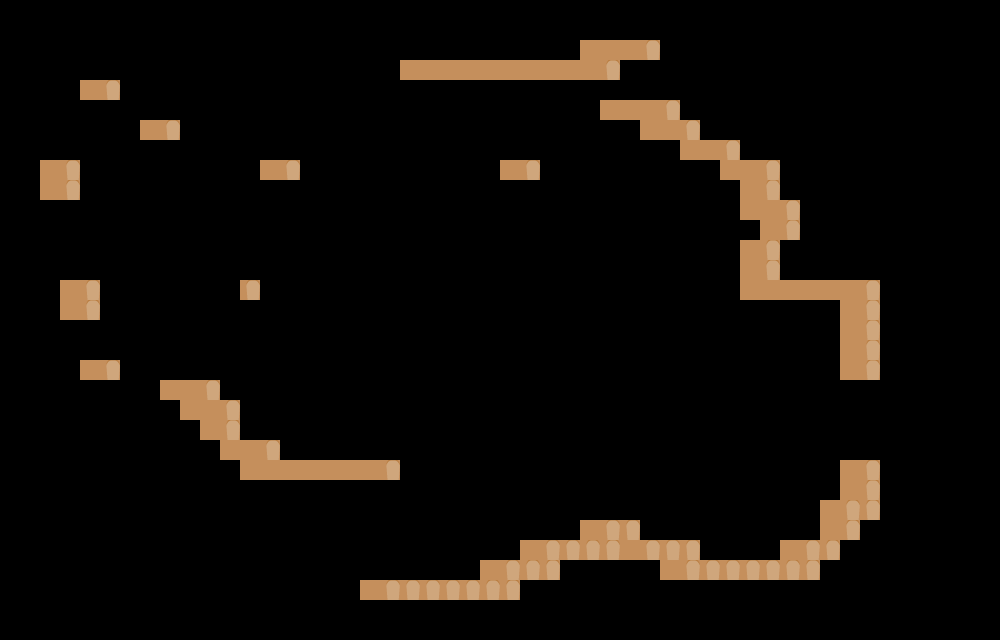

A 2D game scene composited from a Tiled map and its tileset images. What follows is a short description and the map's XML, with each tile layer's data collapsed to a summary:
An orthogonal 50x32 tile map with 20x20 px tiles, 1 tile layer (Tile Layer 1) and 32 objects.

<map version="1.2" tiledversion="1.3.3" orientation="orthogonal" renderorder="right-down" width="50" height="32" tilewidth="20" tileheight="20" infinite="0" nextlayerid="3" nextobjectid="34">
 <editorsettings>
  <export target="map_1.lua" format="lua" />
 </editorsettings>
 <tileset firstgid="1" source="ex_tiles.tsx" />
 <layer id="1" name="Tile Layer 1" width="50" height="32">
  <data>[1600 cells, 136 non-empty, 2 distinct tile ids]</data>
 </layer>
 <objectgroup id="2" name="object_layer">
  <object id="2" x="44" y="158" width="36" height="42" />
  <object id="3" x="80" y="82" width="38" height="18" />
  <object id="4" x="142" y="124" width="40" height="18" />
  <object id="5" x="264" y="166" width="32" height="16" />
  <object id="6" x="64" y="280" width="34" height="42" />
  <object id="7" x="234" y="280" width="30" height="24" />
  <object id="8" x="502" y="164" width="36" height="16" />
  <object id="9" x="402" y="60" width="214" height="22" />
  <object id="10" x="576" y="38" width="84" height="26" />
  <object id="11" x="604" y="100" width="78" height="22" />
  <object id="12" x="646" y="124" width="54" height="16" />
  <object id="13" x="680" y="138" width="62" height="24" />
  <object id="14" x="720" y="158" width="60" height="18" />
  <object id="15" x="742" y="176" width="38" height="42" />
  <object id="16" x="762" y="208" width="36" height="30" />
  <object id="17" x="740" y="236" width="42" height="66" />
  <object id="18" x="748" y="280" width="130" height="22" />
  <object id="19" x="844" y="312" width="36" height="66" />
  <object id="20" x="838" y="458" width="44" height="58" />
  <object id="21" x="816" y="502" width="42" height="40" />
  <object id="22" x="788" y="538" width="56" height="18" />
  <object id="23" x="662" y="558" width="156" height="20" />
  <object id="24" x="522" y="540" width="178" height="14" />
  <object id="25" x="582" y="526" width="56" height="32" />
  <object id="26" x="480" y="560" width="80" height="20" />
  <object id="27" x="362" y="576" width="158" height="26" />
  <object id="28" x="82" y="366" width="34" height="14" />
  <object id="29" x="152" y="384" width="72" height="16" />
  <object id="30" x="176" y="398" width="60" height="18" />
  <object id="31" x="196" y="414" width="44" height="26" />
  <object id="32" x="216" y="438" width="64" height="20" />
  <object id="33" x="240" y="452" width="160" height="28" />
 </objectgroup>
</map>
